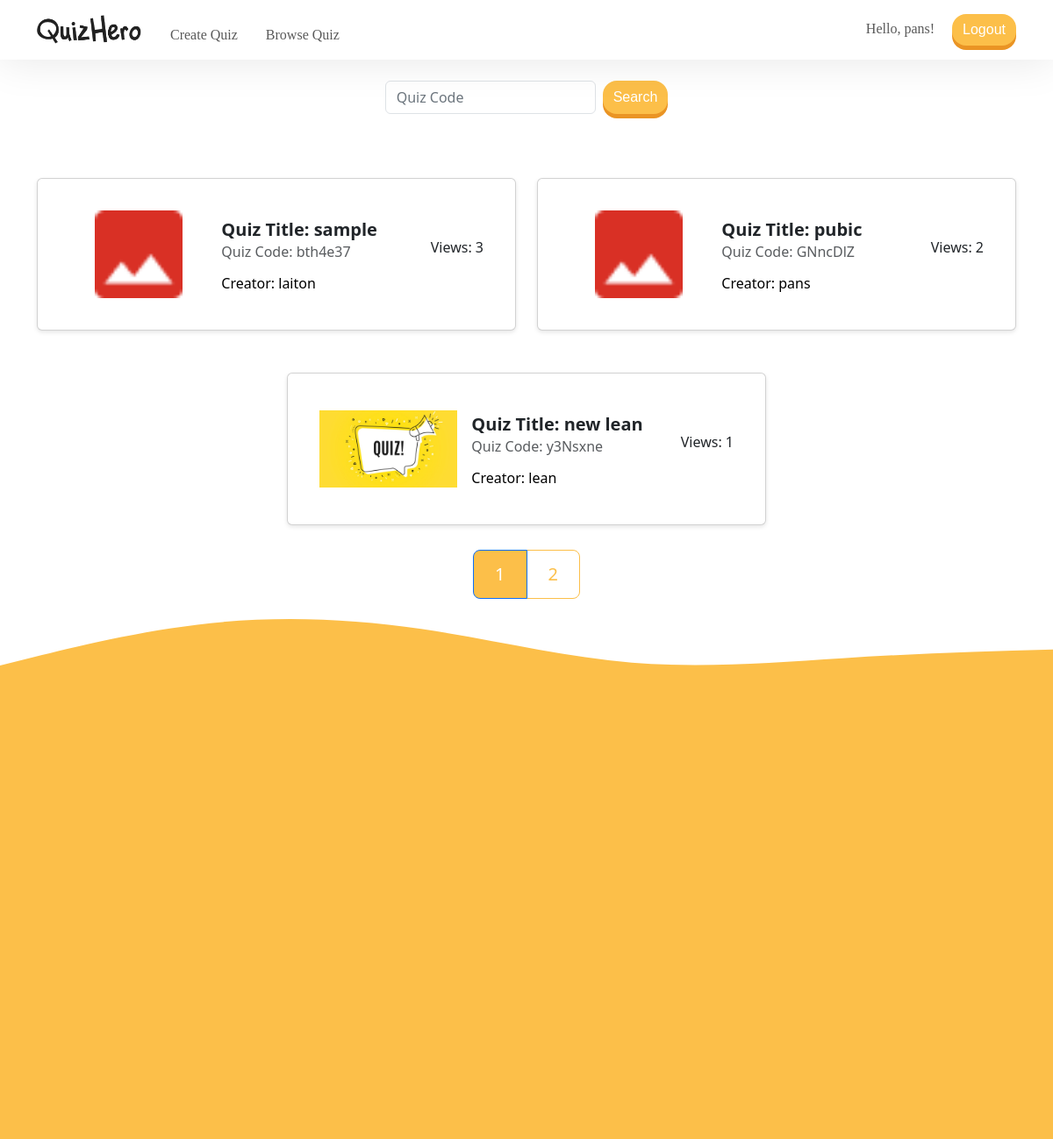
Page /List.php (signed in) on the earlier database version.
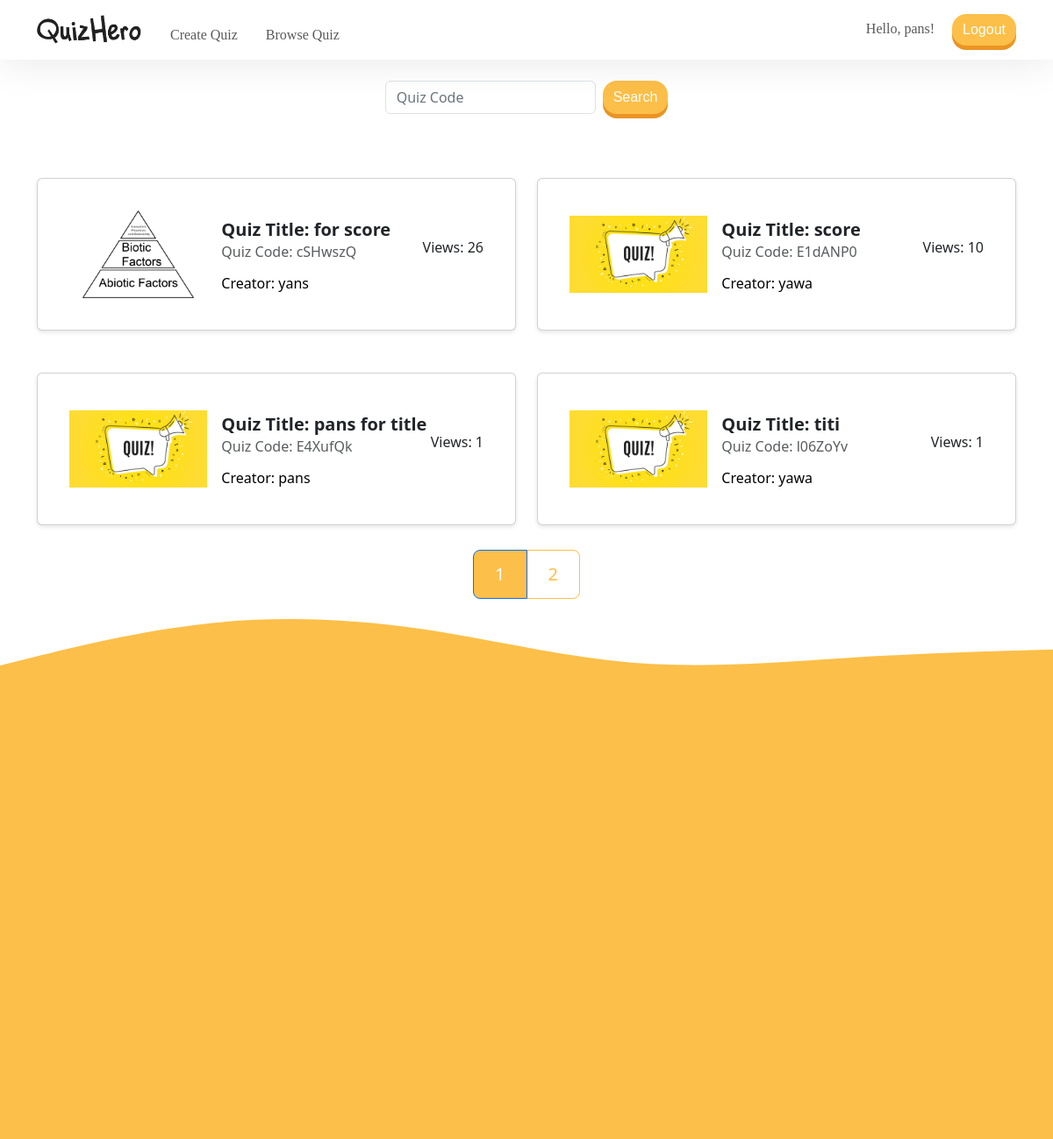
Same page on the later database version.
### tables this page shows
CREATE TABLE `quizlisttable` (
  `code` varchar(7) NOT NULL,
  `title` varchar(255) NOT NULL,
  `thumbnail` varchar(255) NOT NULL,
  `accessibility` varchar(8) NOT NULL,
  `creator` varchar(255) NOT NULL,
  `views` int(11) DEFAULT 0
);

### List.php (the view, shortened to what this page needs)
<!DOCTYPE html>
<html lang="en">
<head>
    <link rel="stylesheet" href="https://cdn.jsdelivr.net/npm/bootstrap@5.3.2/dist/css/bootstrap.min.css">
</head>
<body>
    <?php
    $servername = 'localhost';
    $dbUsername = 'root';
    $dbPassword = '';
    $database_name = 'web';
    $conn = new mysqli($servername, $dbUsername, $dbPassword, $database_name);
    ?>
    <?php require('assets/php/head.inc.php'); ?>
    <?php include('assets/php/navbar.inc.php'); ?>
    <br>
    <form class="d-flex justify-content-center" role="search" method="post">
        <input class="form-control me-2" style="width: 15rem;" type="search" name="quizCode" placeholder="Quiz Code"
            aria-label="Search">
        <button class="btn btn-primary border-dark" type="submit">Search</button>
    </form>
    <?php
    $itemsPerPage = 4;
    $sql = "SELECT COUNT(*) as count FROM quizlisttable";
    $result = $conn->query($sql);
    $row = $result->fetch_assoc();
    $totalItems = $row['count'];
    $totalPages = ceil($totalItems / $itemsPerPage);
    echo '<div class="d-flex justify-content-center"><h5 class="card-title" style="color: white;">Quiz List</h5></div>';
    if (isset($_GET['page']) && is_numeric($_GET['page'])) {
        $currentPage = (int) $_GET['page'];
    } else {
        $currentPage = 1;
    }
    $offset = ($currentPage - 1) * $itemsPerPage;
    $sql = "SELECT * FROM quizlisttable WHERE accessibility != 'PRIVATE' LIMIT $itemsPerPage OFFSET $offset";
    $result = $conn->query($sql);
if ($result->num_rows > 0) {
    echo '<div class="container mt-4 text-center">';
    echo '<div class="row justify-content-center">';
    while ($row = $result->fetch_assoc()) {
        $thumbnailPath = 'assets/img/uploads/' . htmlspecialchars($row["thumbnail"]);
        if ($row["thumbnail"] === 'default_img.jpg' || !file_exists($thumbnailPath)) {
            $thumbnailPath = 'assets/img/uploads/default_img.jpg';
        }
        echo '<div class="col-lg-6 col-md-6 mb-2">';
        echo '<div class="card quiz-card" data-quiz-code="' . htmlspecialchars($row["code"]) . '">'
            . '<div class="card-body d-flex align-items-center">'
            . '<div class="col-6 col-md-5 col-lg-4  img-container me-3">'
            . '<img src="' . $thumbnailPath . '" alt="Quiz Thumbnail" class="img-fluid">'
            . '</div>'
            . '<div class="flex-grow-1 d-flex flex-column">'
            . '<h5 class="card-title">Quiz Title: ' . htmlspecialchars($row["title"]) . '</h5>'
            . '<h6 class="card-subtitle mb-2 text-muted">Quiz Code: ' . htmlspecialchars($row["code"]) . '</h6>'
            . '<p class="card-text">Creator: ' . htmlspecialchars($row["creator"]) . '</p>'
            . '</div>'
            . '<div class="ms-auto text-md-end">'
            . '<p class="views-text">Views: ' . htmlspecialchars($row["views"]) . '</p>'
            . '</div>'
            . '</div>'
            . '</div>';
        echo '</div>';
    }
    echo '</div>';
    echo '</div>';
    }
         echo '<nav aria-label="page nav">';
        echo '<ul class="pagination pagination-lg">';
        for ($i = 1; $i <= $totalPages; $i++) {
            if ($i == $currentPage) {
                echo '<li class="page-item active" aria-current="page">';
                echo '<span class="page-link">' . $i . '</span>';
                echo '</li>';
            } else {
                echo '<li class="page-item"><a class="page-link" href="?page=' . $i . '">' . $i . '</a></li>';
            }
        }
        echo '</ul>';
        echo '</nav>';
    ?>
<div class="footer-content">
        <div>
            <img src="assets/img/icons/curve1.svg" alt="" style="display: block; width: 100%;">
        </div>
        <div style="background-color: #fcbf49; width: 200%; height: 500px;">
        </div>
</div>
</body>
</html>

### assets/php/head.inc.php (shortened to what this page needs)
<html lang="en">
<head>
    <link rel="stylesheet" href="https://cdn.jsdelivr.net/npm/bootstrap@5.3.2/dist/css/bootstrap.min.css" rel="stylesheet">
    <link rel="stylesheet" href="assets/css/style.css">
    <link href="https://cdnjs.cloudflare.com/ajax/libs/font-awesome/5.15.1/css/all.min.css" rel="stylesheet">
</head>
<body class="bg-light">

### assets/php/navbar.inc.php (shortened to what this page needs)
<section>
  <nav class="navbar navbar-expand-lg navbar-light nav-shadow">
    <div class="container">
      <a class="navbar-brand me-4" href="index.php">
        <img src="assets/img/icons/quizhero.png" style="width: 120px; height: auto; overflow: visible" alt="QuizHero">
      </a>
      <div class="collapse navbar-collapse align-items-end" id="navbarText">
        <ul class="navbar-nav me-auto mb-2 mb-lg-0 font-moon-bold">
          <li class="nav-item me-3">
            <?php if (isset($_SESSION['username'])) : ?>
              <a class="nav-link" href="MakeQuiz.php">Create Quiz</a>
            <?php else : ?>
              <a class="nav-link" href="#" data-bs-toggle="modal" data-bs-target="#modalLogin">Create Quiz</a>
            <?php endif; ?>
          </li>
          <li class="nav-item">
            <?php if (isset($_SESSION['username'])) : ?>
              <a class="nav-link" href="List.php">Browse Quiz</a>
            <?php else : ?>
              <a class="nav-link" href="" data-bs-toggle="modal" data-bs-target="#modalLogin">Browse Quiz</a>
            <?php endif; ?>
          </li>
        </ul>
        <?php if (isset($_SESSION['username'])) : ?>
          <div class="navbar-text font-moon-bold">
            Hello, <?php echo htmlspecialchars($_SESSION['username']); ?>!
            <a href="?logout=1" class="btn btn-primary ms-3">Logout</a>
          </div>
        <?php endif; ?>
      </div>
    </div>
  </nav>
</section>

### assets/css/style.css (style rules this page uses)
.btn-primary { background-color: #fcbf49; color: white !important; border: none; box-shadow: 0px 5px 0px 0px rgb(234, 148, 36); border-radius: 16px; transition: box-shadow 0.3s ease; font-family: 'MoonBold', sans-serif; }
.font-moon-bold { font-family: 'MoonBold', serif; }
.navbar-light { color: #212121; }
.bg-light { background-color: #FFFFFF !important; }
.nav-shadow { box-shadow: 0 0 50px rgba(0, 0, 0, 0.1); }
.form-control::placeholder { opacity: 1; color: #6c757d; }
input::placeholder { color: red; }

### List.php (style rules this page uses)
.card { padding: 20px; margin: 20px auto; border: 1px solid #bd1717; border-radius: 8px; box-shadow: 0 2px 5px rgba(0, 0, 0, 0.1); background-color: purple; color: #2f11f2; text-align: left; cursor: pointer; width: 100%; max-width: 600px; }
.card-body { padding: 20px; display: flex; align-items: center; }
.card-title, .card-subtitle, .card-text { margin: 5px 0; }
.card-title { font-size: 1.25rem; font-weight: bold; color: #A020F0; }
.card-subtitle { font-size: 1rem; color: #FFFFFF; }
.card-text { font-size: 1rem; color: #000000; }
nav[aria-label="page nav"] { display: flex; justify-content: center; }
.pagination .page-link { color: #fcbf49; background-color: #ffffff; border-color: #fcbf49; }
.pagination .page-item.active .page-link { color: #ffffff; background-color: #fcbf49; }
.img-container { flex: 0 0 50px; height: 100px; overflow: hidden; margin-right: 15px; }
.img-container img { width: 100%; height: 100%; object-fit: contain; }
.html, body { height: 100%; margin: 0; padding: 0; display: flex; flex-direction: column; }
.footer-content { width: 100%; overflow: hidden; }

Differences in the rows shown:
removed quizlisttable: thumbnail (picture), title "sample", code "bth4e37", creator "laiton", views "3"
removed quizlisttable: thumbnail (picture), title "pubic", code "GNncDlZ", creator "pans", views "2"
removed quizlisttable: title "new lean", code "y3Nsxne", creator "lean", views "1"
added quizlisttable: thumbnail (picture), title "for score", code "cSHwszQ", creator "yans", views "26"
added quizlisttable: thumbnail (placeholder picture), title "score", code "E1dANP0", creator "yawa", views "10"
added quizlisttable: thumbnail (placeholder picture), title "pans for title", code "E4XufQk", creator "pans", views "1"
added quizlisttable: thumbnail (placeholder picture), title "titi", code "l06ZoYv", creator "yawa", views "1"
